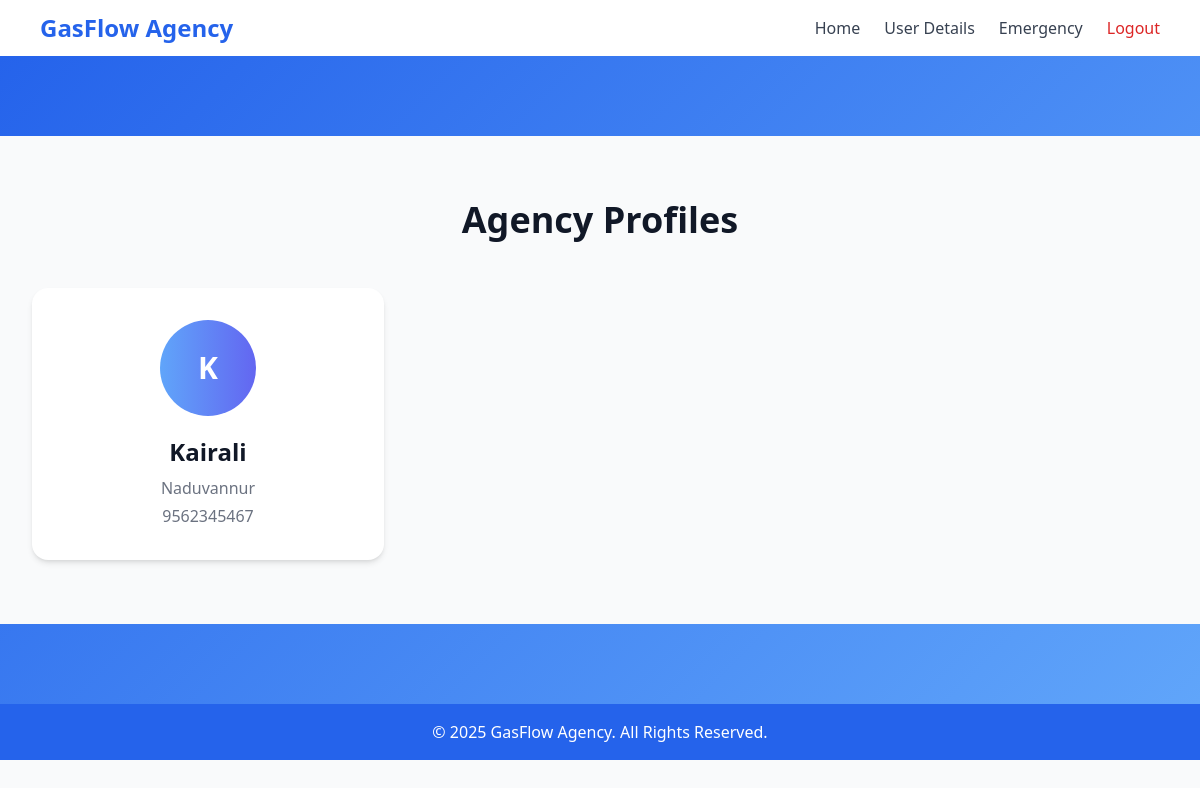
The app's page /ViewProfiles (signed in) with its own data.
### gasapp/models.py (models this page shows)
class AgencyTable(models.Model):
    Agencyname=models.CharField(max_length=100,null=True,blank=True)
    Phone=models.IntegerField(null=True,blank=True)
    place=models.CharField(null=True,blank=True)
    LOGINID=models.ForeignKey(LoginTable,on_delete=models.CASCADE,null=True,blank=True)

### gasapp/views.py (the view)
# urls.py: path('ViewProfiles',ViewProfiles.as_view(),name='ViewProfiles'),
class ViewProfiles(View):
    def get(self, request):
        login_id = request.session.get('user_id')
        print('Logged-in user ID:', login_id)
        if not login_id:
            return render(request, 'error.html', {'message': 'User not logged in.'})
        agencies = AgencyTable.objects.filter(LOGINID__id=login_id)
        print('/////////////////')
        print( agencies)
        print('/////////////////')
        return render(request, 'Agency/profile.html', {'agency': agencies})

### templates/Agency/profile.html
{% extends "Agency/home.html" %}
{% block body %}
<main id="user-profiles" class="section">
    <section class="py-16 bg-gray-50">
        <div class="max-w-7xl mx-auto px-4 sm:px-6 lg:px-8">
            <h2 class="text-4xl font-extrabold text-gray-900 mb-12 text-center">
                Agency Profiles
            </h2>
            <div class="grid grid-cols-1 sm:grid-cols-2 lg:grid-cols-3 gap-10">
                {% for user in agency %}
                <div class="bg-white shadow-md hover:shadow-xl rounded-2xl p-8 flex flex-col items-center text-center transform hover:-translate-y-1 transition-all duration-300">
                    <div class="w-24 h-24 rounded-full bg-gradient-to-r from-blue-400 to-indigo-500 flex items-center justify-center mb-5 text-white text-3xl font-bold">
                        {{ user.Agencyname|slice:":1" }}
                    </div>
                    <h3 class="text-2xl font-semibold text-gray-900">{{ user.Agencyname }}</h3>
                    <p class="text-gray-500 mt-2">{{ user.place }}</p>
                    <p class="text-gray-500 mt-1">{{ user.Phone }}</p>
                </div>
                {% empty %}
                <p class="text-center col-span-3 text-gray-500 text-lg">
                    No agencies found.
                </p>
                {% endfor %}
            </div>
        </div>
    </section>
</main>
{% endblock %}

### records on screen
AgencyTable: Agencyname "K", Agencyname "Kairali", place "Naduvannur", Phone "9562345467"
